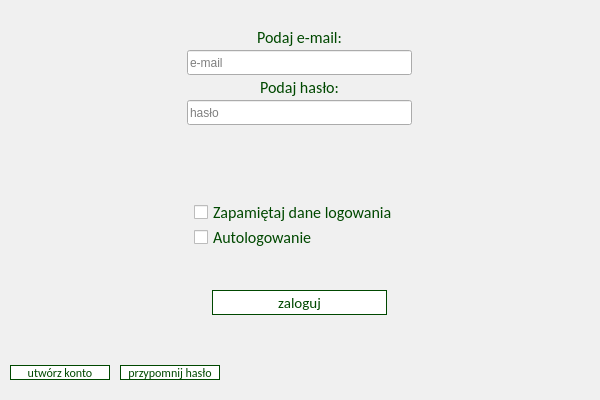
<?xml version="1.0" encoding="UTF-8"?>
<ui version="4.0">
 <class>StartWin</class>
 <widget class="QMainWindow" name="StartWin">
  <property name="enabled">
   <bool>true</bool>
  </property>
  <property name="geometry">
   <rect>
    <x>0</x>
    <y>0</y>
    <width>600</width>
    <height>400</height>
   </rect>
  </property>
  <property name="minimumSize">
   <size>
    <width>600</width>
    <height>400</height>
   </size>
  </property>
  <property name="maximumSize">
   <size>
    <width>600</width>
    <height>400</height>
   </size>
  </property>
  <property name="windowTitle">
   <string>WiP - logowanie</string>
  </property>
  <property name="styleSheet">
   <string notr="true">QMainWindow {
background: rgb(240, 240, 240);
}

QPushButton#LogWin_Button_log{
 background-color: white;
 border: 1px solid rgb(0, 72, 0);
 font-family: Calibri; 
color: rgb(0, 72, 0); 
font-size: 15px;
}

QPushButton:pressed#LogWin_Button_log{ 
background-color: rgb(0, 72, 0); 
font-family: Calibri;
 color: rgb(240, 240, 240);
font-size: 15px; 
font-weight: 700;
}

QPushButton{
 background-color: white;
 border: 1px solid rgb(0, 72, 0);
 font-family: Calibri; 
color: rgb(0, 72, 0); 
font-size: 12px;
}

QPushButton:pressed{ 
background-color: rgb(0, 72, 0); 
font-family: Calibri;
 color: rgb(240, 240, 240);
font-size: 12px; 
font-weight: 700;
}

QLabel{ 
color:  rgb(0, 72, 0); 
font-family: Calibri; 
font-size: 16px;
}

QLabel#LogWin_Text_redallert{ 
color:  rgb(227, 6,19); 
font-family: Calibri; 
font-size: 16px;
}

QCheckBox{ 
color:  rgb(0, 72, 0); 
font-family: Calibri; 
font-size: 16px;
}

QCheckBox:disabled{ 
color:  rgb(170, 170, 170); 
font-family: Calibri; 
font-size: 16px;
}



/*QPushButton:disabled{ background-color: yellow; }*/
/*QPushButton:focus:pressed{ background-color: black; }*/
/*QPushButton:focus{ background-color: green; }*/
/*QPushButton:hover{ background-color: red; }*/
/*QPushButton:checked{ background-color: pink; }*/</string>
  </property>
  <property name="dockOptions">
   <set>QMainWindow::AllowTabbedDocks</set>
  </property>
  <widget class="QWidget" name="centralwidget">
   <widget class="QStackedWidget" name="stackedWidget">
    <property name="geometry">
     <rect>
      <x>0</x>
      <y>0</y>
      <width>600</width>
      <height>400</height>
     </rect>
    </property>
    <widget class="QWidget" name="page_logwin">
     <property name="minimumSize">
      <size>
       <width>600</width>
       <height>400</height>
      </size>
     </property>
     <property name="maximumSize">
      <size>
       <width>600</width>
       <height>400</height>
      </size>
     </property>
     <widget class="QLabel" name="LogWin_Text_log">
      <property name="geometry">
       <rect>
        <x>212</x>
        <y>25</y>
        <width>175</width>
        <height>25</height>
       </rect>
      </property>
      <property name="text">
       <string>Podaj e-mail:</string>
      </property>
      <property name="alignment">
       <set>Qt::AlignCenter</set>
      </property>
     </widget>
     <widget class="QPushButton" name="LogWin_Button_log">
      <property name="geometry">
       <rect>
        <x>212</x>
        <y>290</y>
        <width>175</width>
        <height>25</height>
       </rect>
      </property>
      <property name="text">
       <string>zaloguj</string>
      </property>
     </widget>
     <widget class="QLabel" name="LogWin_Text_pswd">
      <property name="geometry">
       <rect>
        <x>212</x>
        <y>75</y>
        <width>175</width>
        <height>25</height>
       </rect>
      </property>
      <property name="text">
       <string>Podaj hasło:</string>
      </property>
      <property name="alignment">
       <set>Qt::AlignCenter</set>
      </property>
     </widget>
     <widget class="QPushButton" name="LogWin_Button_reg">
      <property name="geometry">
       <rect>
        <x>10</x>
        <y>365</y>
        <width>100</width>
        <height>15</height>
       </rect>
      </property>
      <property name="text">
       <string>utwórz konto</string>
      </property>
     </widget>
     <widget class="QPushButton" name="LogWin_Button_pswdrmd">
      <property name="geometry">
       <rect>
        <x>120</x>
        <y>365</y>
        <width>100</width>
        <height>15</height>
       </rect>
      </property>
      <property name="text">
       <string>przypomnij hasło</string>
      </property>
     </widget>
     <widget class="QLineEdit" name="LogWin_Edit_log">
      <property name="geometry">
       <rect>
        <x>187</x>
        <y>50</y>
        <width>225</width>
        <height>25</height>
       </rect>
      </property>
      <property name="inputMask">
       <string/>
      </property>
      <property name="text">
       <string/>
      </property>
      <property name="maxLength">
       <number>32767</number>
      </property>
      <property name="placeholderText">
       <string>e-mail</string>
      </property>
     </widget>
     <widget class="QLineEdit" name="LogWin_Edit_pswd">
      <property name="geometry">
       <rect>
        <x>187</x>
        <y>100</y>
        <width>225</width>
        <height>25</height>
       </rect>
      </property>
      <property name="inputMask">
       <string/>
      </property>
      <property name="maxLength">
       <number>32767</number>
      </property>
      <property name="placeholderText">
       <string>hasło</string>
      </property>
     </widget>
     <widget class="QCheckBox" name="LogWin_CheckBox_logdata">
      <property name="geometry">
       <rect>
        <x>194</x>
        <y>200</y>
        <width>210</width>
        <height>25</height>
       </rect>
      </property>
      <property name="text">
       <string>Zapamiętaj dane logowania</string>
      </property>
     </widget>
     <widget class="QCheckBox" name="LogWin_CheckBox_autolog">
      <property name="geometry">
       <rect>
        <x>194</x>
        <y>225</y>
        <width>210</width>
        <height>25</height>
       </rect>
      </property>
      <property name="text">
       <string>Autologowanie</string>
      </property>
     </widget>
     <widget class="QLabel" name="LogWin_Text_redallert">
      <property name="geometry">
       <rect>
        <x>187</x>
        <y>138</y>
        <width>230</width>
        <height>50</height>
       </rect>
      </property>
      <property name="text">
       <string/>
      </property>
      <property name="alignment">
       <set>Qt::AlignHCenter|Qt::AlignTop</set>
      </property>
      <property name="wordWrap">
       <bool>true</bool>
      </property>
     </widget>
    </widget>
    <widget class="QWidget" name="page_regwin">
     <property name="minimumSize">
      <size>
       <width>600</width>
       <height>400</height>
      </size>
     </property>
     <property name="maximumSize">
      <size>
       <width>600</width>
       <height>400</height>
      </size>
     </property>
     <widget class="QLabel" name="RegWin_Text_log">
      <property name="geometry">
       <rect>
        <x>212</x>
        <y>25</y>
        <width>175</width>
        <height>25</height>
       </rect>
      </property>
      <property name="text">
       <string>Podaj adres e-mail</string>
      </property>
      <property name="alignment">
       <set>Qt::AlignCenter</set>
      </property>
     </widget>
     <widget class="QPushButton" name="RegWin_Button_reg">
      <property name="geometry">
       <rect>
        <x>212</x>
        <y>290</y>
        <width>175</width>
        <height>25</height>
       </rect>
      </property>
      <property name="text">
       <string>utwórz konto</string>
      </property>
     </widget>
     <widget class="QLabel" name="RegWin_Text_pswd">
      <property name="geometry">
       <rect>
        <x>212</x>
        <y>75</y>
        <width>175</width>
        <height>25</height>
       </rect>
      </property>
      <property name="text">
       <string>Utwórz hasło logowania:</string>
      </property>
      <property name="alignment">
       <set>Qt::AlignCenter</set>
      </property>
     </widget>
     <widget class="QPushButton" name="RegWin_Button_log">
      <property name="geometry">
       <rect>
        <x>10</x>
        <y>365</y>
        <width>100</width>
        <height>15</height>
       </rect>
      </property>
      <property name="text">
       <string>zaloguj</string>
      </property>
     </widget>
     <widget class="QPushButton" name="RegWin_Button_pswdrmd">
      <property name="geometry">
       <rect>
        <x>120</x>
        <y>365</y>
        <width>100</width>
        <height>15</height>
       </rect>
      </property>
      <property name="text">
       <string>przypomnij hasło</string>
      </property>
     </widget>
     <widget class="QLineEdit" name="RegWin_Edit_log">
      <property name="geometry">
       <rect>
        <x>187</x>
        <y>50</y>
        <width>225</width>
        <height>25</height>
       </rect>
      </property>
      <property name="maxLength">
       <number>320</number>
      </property>
      <property name="placeholderText">
       <string>e-mail</string>
      </property>
     </widget>
     <widget class="QLineEdit" name="RegWin_Edit_pswd">
      <property name="geometry">
       <rect>
        <x>187</x>
        <y>100</y>
        <width>225</width>
        <height>25</height>
       </rect>
      </property>
      <property name="maxLength">
       <number>25</number>
      </property>
      <property name="placeholderText">
       <string>hasło</string>
      </property>
     </widget>
     <widget class="QLabel" name="RegWin_Text_redallert">
      <property name="geometry">
       <rect>
        <x>187</x>
        <y>200</y>
        <width>230</width>
        <height>50</height>
       </rect>
      </property>
      <property name="text">
       <string/>
      </property>
      <property name="alignment">
       <set>Qt::AlignHCenter|Qt::AlignTop</set>
      </property>
      <property name="wordWrap">
       <bool>true</bool>
      </property>
     </widget>
     <widget class="QLineEdit" name="RegWin_Edit_org">
      <property name="geometry">
       <rect>
        <x>190</x>
        <y>150</y>
        <width>225</width>
        <height>25</height>
       </rect>
      </property>
      <property name="maxLength">
       <number>30</number>
      </property>
      <property name="placeholderText">
       <string>nazwa organizacji</string>
      </property>
     </widget>
     <widget class="QLabel" name="RegWin_Text_org">
      <property name="geometry">
       <rect>
        <x>215</x>
        <y>125</y>
        <width>175</width>
        <height>25</height>
       </rect>
      </property>
      <property name="text">
       <string>Podaj nazwę organizacji:</string>
      </property>
      <property name="alignment">
       <set>Qt::AlignCenter</set>
      </property>
     </widget>
    </widget>
    <widget class="QWidget" name="page_pswdrmdwin">
     <property name="minimumSize">
      <size>
       <width>600</width>
       <height>400</height>
      </size>
     </property>
     <property name="maximumSize">
      <size>
       <width>600</width>
       <height>400</height>
      </size>
     </property>
     <widget class="QLabel" name="PswdRmdWin_Text_log">
      <property name="geometry">
       <rect>
        <x>212</x>
        <y>25</y>
        <width>175</width>
        <height>25</height>
       </rect>
      </property>
      <property name="text">
       <string>Podaj adres e-mail</string>
      </property>
      <property name="alignment">
       <set>Qt::AlignCenter</set>
      </property>
     </widget>
     <widget class="QPushButton" name="PswdRmdWin_Button_pswdrmd">
      <property name="geometry">
       <rect>
        <x>212</x>
        <y>290</y>
        <width>175</width>
        <height>25</height>
       </rect>
      </property>
      <property name="text">
       <string>przypomnij hasło</string>
      </property>
     </widget>
     <widget class="QPushButton" name="PswdRmdWin_Button_log">
      <property name="geometry">
       <rect>
        <x>10</x>
        <y>365</y>
        <width>100</width>
        <height>15</height>
       </rect>
      </property>
      <property name="text">
       <string>zaloguj</string>
      </property>
     </widget>
     <widget class="QPushButton" name="PswdRmdWin_Button_reg">
      <property name="geometry">
       <rect>
        <x>120</x>
        <y>365</y>
        <width>100</width>
        <height>15</height>
       </rect>
      </property>
      <property name="text">
       <string>utwórz konto</string>
      </property>
     </widget>
     <widget class="QLineEdit" name="PswdRmdWin_Edit_log">
      <property name="geometry">
       <rect>
        <x>187</x>
        <y>50</y>
        <width>225</width>
        <height>25</height>
       </rect>
      </property>
      <property name="maxLength">
       <number>320</number>
      </property>
      <property name="placeholderText">
       <string>e-mail</string>
      </property>
     </widget>
     <widget class="QLabel" name="PswdRmdWin_Text_redallert">
      <property name="geometry">
       <rect>
        <x>187</x>
        <y>100</y>
        <width>230</width>
        <height>50</height>
       </rect>
      </property>
      <property name="text">
       <string/>
      </property>
      <property name="alignment">
       <set>Qt::AlignHCenter|Qt::AlignTop</set>
      </property>
     </widget>
    </widget>
   </widget>
  </widget>
 </widget>
 <resources/>
 <connections/>
</ui>
